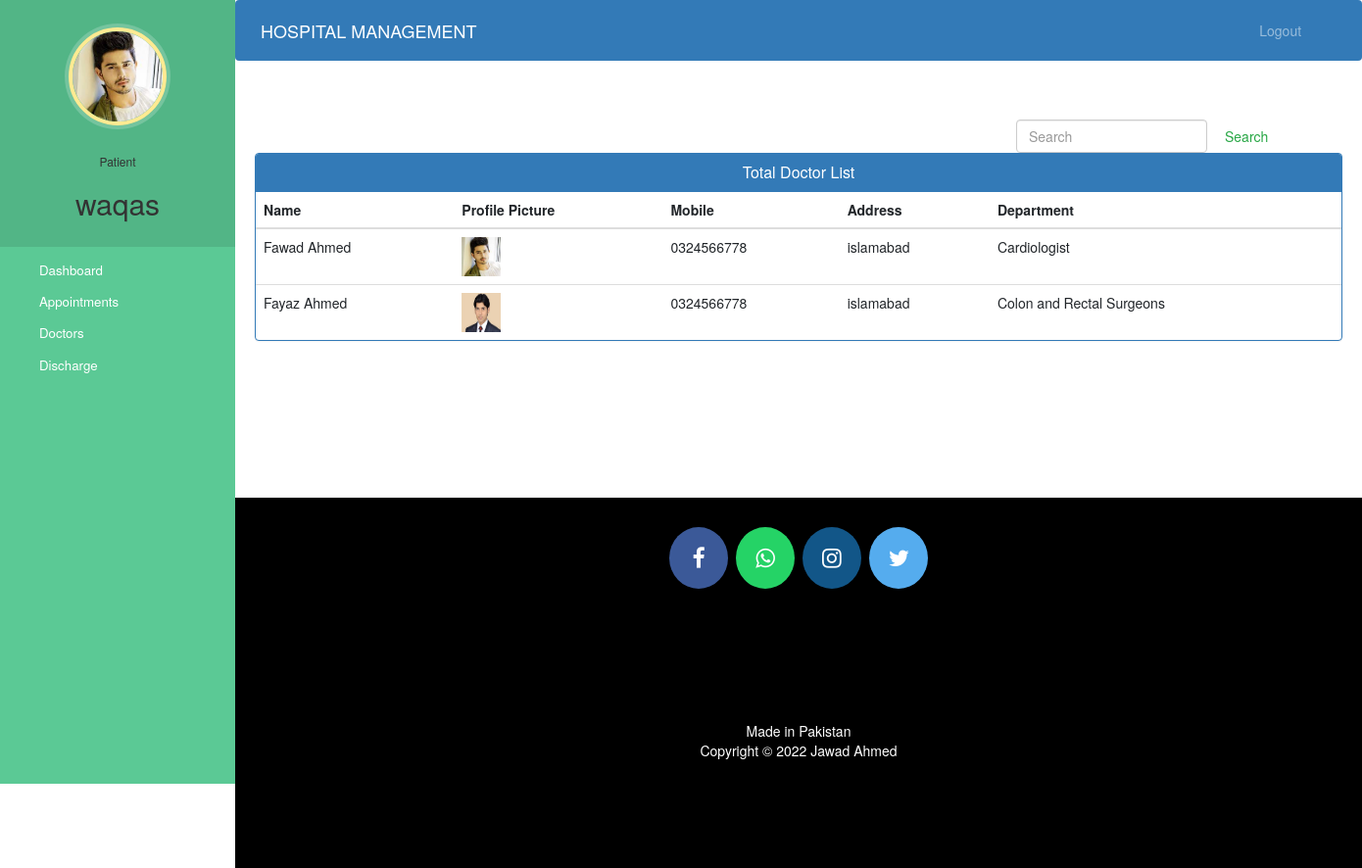
The app's page /patient-view-doctor (signed in) with its own data.
### hospital/models.py (models this page shows, shortened)
class Patient(models.Model):
    user=models.OneToOneField(User,on_delete=models.CASCADE)
    profile_pic= models.ImageField(upload_to='profile_pic/PatientProfilePic/',null=True,blank=True)
    address = models.CharField(max_length=40)
    mobile = models.CharField(max_length=20,null=False)
    symptoms = models.CharField(max_length=100,null=False)
    assignedDoctorId = models.PositiveIntegerField(null=True)
    admitDate=models.DateField(auto_now=True)
    status=models.BooleanField(default=False)

class Doctor(models.Model):
    user=models.OneToOneField(User,on_delete=models.CASCADE)
    profile_pic= models.ImageField(upload_to='profile_pic/DoctorProfilePic/',null=True,blank=True)
    address = models.CharField(max_length=40)
    mobile = models.CharField(max_length=20,null=True)
    department= models.CharField(max_length=50,choices=departments,default='Cardiologist')
    status=models.BooleanField(default=False)
    @property
    def get_name(self):
        return f"{self.user.first_name} {self.user.last_name}"

### hospital/views.py (the view)
# urls.py: path('patient-view-doctor', views.patient_view_doctor_view,
def patient_view_doctor_view(request):
    doctors = models.Doctor.objects.all().filter(status=True)
    patient = models.Patient.objects.get(user_id=request.user.id)
    return render(request, 'hospital/patient_view_doctor.html', {'patient': patient, 'doctors': doctors})

### hospital/templates/hospital/patient_view_doctor.html (shortened to what this page needs)
{% extends 'hospital/patient_base.html' %}
{% block content %}
{%load static%}
<head>
    <link href="//netdna.bootstrapcdn.com/bootstrap/3.0.0/css/bootstrap.min.css" rel="stylesheet" id="bootstrap-css">
</head>
<div class="container">
    <form action="/searchdoctor" method="get" style="margin-left:70%;" class="form-inline my-2 my-lg-0">
        <input class="form-control mr-sm-2" type="search" placeholder="Search" name="query" id="query"
            aria-label="Search">
        <button class="btn btn-outline-success my-2 my-sm-0" type="submit">Search</button>
    </form>
    {% if doctors %}
    <div class="panel panel-primary">
        <div class="panel-heading">
            <h6 class="panel-title"> Total Doctor List</h6>
        </div>
        <table class="table table-hover" id="dev-table">
            <thead>
                <tr>
                    <th>Name</th>
                    <th>Profile Picture</th>
                    <th>Mobile</th>
                    <th>Address</th>
                    <th>Department</th>
                </tr>
            </thead>
            {% for d in doctors %}
            <tr>
                <td> {{d.get_name}}</td>
                <td> <img src="{% static d.profile_pic.url %}" alt="Profile Pic" height="40px" width="40px" /></td>
                <td>{{d.mobile}}</td>
                <td>{{d.address}}</td>
                <td>{{d.department}}</td>
            </tr>
            {% endfor %}
        </table>
    </div>
    {%else%}
    <br><br><br>
    <h4 style="text-align: center;color: red;">No Doctor Found !!!</h4>
    {% endif %}
</div>
{% endblock content %}

### hospital/templates/hospital/patient_base.html (shortened to what this page needs)
<!DOCTYPE html>
{% load static %}
<html lang="en">
<head>
    <link rel="stylesheet" href="https://stackpath.bootstrapcdn.com/bootstrap/4.3.1/css/bootstrap.min.css">
    <link rel="stylesheet" href="https://maxcdn.bootstrapcdn.com/font-awesome/4.7.0/css/font-awesome.min.css">
</head>
<body>
    <nav class="menu" tabindex="0">
        <header class="avatar">
            <img src="{% static patient.profile_pic.url %}" alt="Profile Pic" />
            <br><br>
            <h6>Patient</h6>
            <h2>{{request.user.first_name}}</h2>
        </header>
        <ul>
            <li tabindex="0" class="icon-dashboard"> <a style="color:white; text-decoration:none;"
                    href="/patient-dashboard"><span>Dashboard</span></a> </li>
            <li tabindex="0" class="icon-calendar"> <a style="color:white; text-decoration:none;"
                    href="/patient-appointment"><span>Appointments</span></a></li>
            <li tabindex="0" class="icon-users"> <a style="color:white; text-decoration:none;"
                    href="/patient-view-doctor"><span>Doctors</span></a></li>
            <li tabindex="0" class="icon-users"> <a style="color:white; text-decoration:none;"
                    href="/patient-discharge"><span>Discharge</span></a></li>
        </ul>
    </nav>
    <main>
        <div class="bs-example">
            <nav class="navbar navbar-expand-md  navbar-dark fixed-top" style="background:#337AB7;">
                <a href="/patient-dashboard" class="navbar-brand">HOSPITAL MANAGEMENT</a>
                <div class="collapse navbar-collapse justify-content-between" id="navbarCollapse">
                    <div class="navbar-nav" style=" margin-left: 90%;">
                        <a href="/logout" class="nav-item nav-link">Logout</a>
                    </div>
                </div>
            </nav>
        </div>
        <br><br>
        {% block content %}
        {% endblock content %}
        <br><br><br><br><br><br><br>
        <footer>
            <p>
                <a id="ftr" href="https://facebook.com/sumit.luv/" class="fa fa-facebook"></a>
                <a id="ftr"
                    href="https://api.whatsapp.com/send?phone=919572181024&text=Hello%20Sumit.%0d%0aHow%20are%20you%20%3f%0d%0aI%20came%20from%20your%20website.&source=&data=#"
                    class="fa fa-whatsapp"></a>
                <a id="ftr" href="https://instagram.com/sumit.luv" class="fa fa-instagram"></a>
                <a id="ftr" href="https://twitter.com/sumitkumar1503" class="fa fa-twitter"></a>
            </p>
            <br>
            <div class="container">
                <div class="row">
                    <div class="col-md-12 col-sm-12">
                        <div style="color:#ffffff;" class="wow fadeInUp footer-copyright">
                            <p>Made in Pakistan <br>
                                Copyright &copy; 2022 Jawad Ahmed </p>
                        </div>
                    </div>
                </div>
            </div>
        </footer>
    </main>
</body>
</html>

### hospital/templates/hospital/patient_base.html (style rules this page uses)
a:link { text-decoration: none; }
a { color: white; }
footer { padding: 0px 0px 0px 0px; background-color: black; margin: 0px; }
#ftr { padding: 20px; }
.fa { font-size: 23px; width: 60px; text-align: center; text-decoration: none; margin: 5px 2px; border-radius: 50%; }
.fa-facebook { background: #3B5998; color: white; margin-top: 30px; }
.fa-whatsapp { background: #25d366; color: white; }
.fa-twitter { background: #55ACEE; color: white; }
.fa-instagram { background: #125688; color: white; }
p { text-align: center; }
body { padding-left: 240px; }
main { position: relative; height: 100vh; }
.menu { background: #5bc995; height: 100vh; width: 240px; position: fixed; top: 0px; left: 0; z-index: 5; outline: none; }
.menu .avatar { background: rgba(0, 0, 0, 0.1); padding: 2em 0.5em; text-align: center; }
.menu .avatar img { width: 100px; border-radius: 50%; overflow: hidden; border: 4px solid #ffea92; box-shadow: 0 0 0 4px rgba(255, 255, 255, 0.2); }
.menu .avatar h2 { font-weight: normal; margin-bottom: 0; }
.menu ul { list-style: none; padding: 0.5em 0; margin: 0; }
.menu ul li { padding: 0.5em 1em 0.5em 3em; font-size: 0.95em; font-weight: regular; background-repeat: no-repeat; background-position: left 15px center; background-size: auto 20px; transition: all 0.15s linear; cursor: pointer; }
.menu ul li.icon-dashboard { background-image: url("http://www.entypo.com/images//gauge.svg"); }
.menu ul li.icon-users { background-image: url("http://www.entypo.com/images//users.svg"); }
.menu ul li.icon-calendar { background-image: url("http://www.entypo.com/images//calendar.svg"); }

### hospital/templates/hospital/patient_view_doctor.html (style rules this page uses)
a:link { text-decoration: none; }
h6 { text-align: center; }
.row { margin: 100px; }

### records on screen
Patient: profile_pic (picture)
Doctor: get_name "Fawad Ahmed", profile_pic (picture), mobile "0324566778", address "islamabad", department "Cardiologist"
Doctor: get_name "Fayaz Ahmed", profile_pic (picture), mobile "0324566778", address "islamabad", department "Colon and Rectal Surgeons"

### other values on screen
{{ request.user.first_name }} "waqas"
